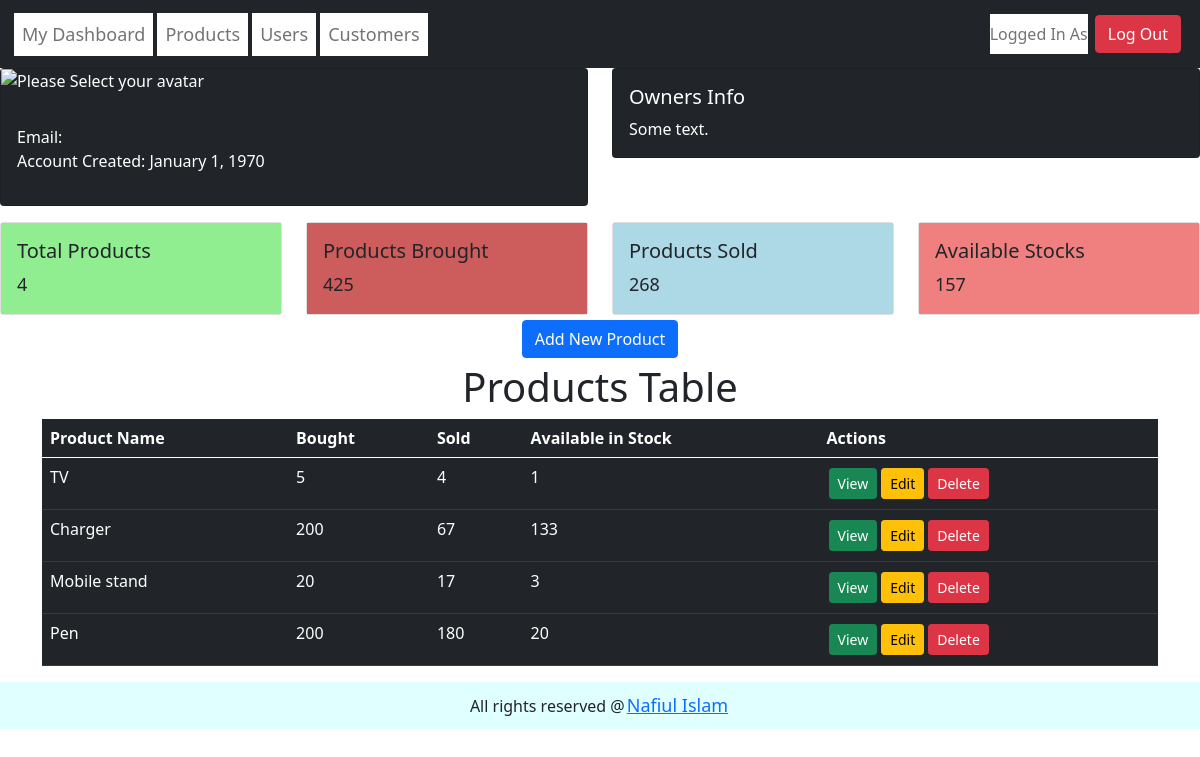
/products.php, run on the app's committed database.
### tables this page shows
CREATE TABLE `product` (
  `id` int(11) NOT NULL,
  `name` varchar(100) NOT NULL,
  `bought` int(11) NOT NULL DEFAULT 0,
  `sold` int(11) NOT NULL DEFAULT 0,
  `image` varchar(300) NOT NULL,
  `created` datetime DEFAULT NULL,
  `updated` datetime NOT NULL DEFAULT current_timestamp()
);

### products.php (the view, shortened to what this page needs)
<?php
    include ('navigation.php');
    $conn = connect();
    $id= $_SESSION['userid'];
    $sq= "SELECT * FROM user_info WHERE id='$id'";
    $thisUser= mysqli_fetch_assoc($conn->query($sq));
    $sql= "SELECT * FROM product";
    $prod=$conn->query($sql);
    $sql= "SELECT COUNT(*) as products FROM product";
    $total_products= mysqli_fetch_assoc($conn->query($sql));
    $sql= "SELECT SUM(bought) as total_bought FROM product";
    $total_bought= mysqli_fetch_assoc($conn->query($sql));
    $sql= "SELECT SUM(sold) as total_sold FROM product";
    $total_sold= mysqli_fetch_assoc($conn->query($sql));
    $stock_available= $total_bought['total_bought']-$total_sold['total_sold'];
?>
<!doctype html>
<html lang="en">
  <head>
    <link href="https://cdn.jsdelivr.net/npm/bootstrap@5.0.0-beta1/dist/css/bootstrap.min.css" rel="stylesheet">
  </head>
  <body>
  <div class="row row-cols-1 row-cols-md-2 g-4">
  <div class="col">
    <div class="card text-white bg-dark mb-3">
    <img src="<?php echo $thisUser['avatar']; ?>" class="img-circle" alt="Please Select your avatar">
      <div class="card-body">
        <p><h4><?php echo $thisUser['name'];  ?></h4>
        Email: <?php echo $thisUser['email']; ?><br>
        Account Created: <?php echo date('F j, Y', strtotime($thisUser['created'])); ?></p>
        </div>
    </div>
  </div>
  <div class="col">
    <div class="card text-white bg-dark mb-3">
      <div class="card-body">
        <h5 class="card-title">Owners Info</h5>
        <p class="card-text">Some text.</p>
      </div>
    </div>
  </div>
</div>
  <div class="row row-cols-1 row-cols-md-4 g-4">
  <div class="col">
    <div class="card h-100">
      <div style="background-color: lightgreen;font-size:large;" class="card-body">
        <h5 class="card-title">Total Products</h5>
        <p class="card-text"><?php echo $total_products['products'] ?></p>
      </div>
    </div>
  </div>
  <div class="col">
    <div class="card h-100">
      <div style="background-color: indianred;font-size:large;" class="card-body">
        <h5 class="card-title">Products Brought</h5>
        <p class="card-text"><?php echo $total_bought['total_bought'] ?></p>
      </div>
    </div>
  </div>
  <div class="col">
    <div class="card h-100">
      <div style="background-color: lightblue;font-size:large;" class="card-body">
        <h5 class="card-title">Products Sold</h5>
        <p class="card-text"><?php echo $total_sold['total_sold'] ?></p>
      </div>
    </div>
  </div>
  <div class="col">
    <div class="card h-100">
      <div style="background-color: lightcoral;font-size:large;" class="card-body">
        <h5 class="card-title">Available Stocks</h5>
        <p class="card-text"><?php echo $stock_available ?></p>
      </div>
    </div>
  </div>
</div>
<div class="text-center">
<button style="margin: 5px;" type="button" class="btn btn-primary" data-bs-toggle="modal" data-bs-target="#exampleModal">
  Add New Product
</button>
</div>
<div class="container">
<table class="table table-dark table-hover">
<h1 style="text-align: center;">Products Table</h1>
  <thead>
    <tr>
      <th scope="col">Product Name</th>
      <th scope="col">Bought</th>
      <th scope="col">Sold</th>
      <th scope="col">Available in Stock</th>
      <th scope="col">Actions</th>
    </tr>
  </thead>
  <tbody>
  <?php
  if(mysqli_num_rows($prod)>0){
        while($row= mysqli_fetch_assoc($prod)){
          $stock=$row['bought']-$row['sold'];
          echo "<tr>";
          echo "<td>".$row['name']."</td>";
          echo "<td>".$row['bought']."</td>";
          echo "<td>".$row['sold']."</td>";
          echo "<td>".$stock."</td>";
          echo "<td><a href='viewProduct.php?id=".$row['id']."' class='btn btn-success btn-sm'>".
                "View</a>";
          echo "<a href='editProduct.php?id=".$row['id']."' class='btn btn-warning btn-sm'>".
                "Edit</span> </a>";
          echo "<a href='deleteProduct.php?id=".$row['id']."' class='btn btn-danger btn-sm'>".
                "Delete </a></td>";
          echo "</tr>";
      }
  }
  ?>
  </tbody>
</table>
</div>
<?php
    include ('footer.php');
?>
  </body>
</html>

### css/nav.css (style rules this page uses)
a { background-color: white; margin: 2px; font-size: large; }

### data on the page
product: name "TV", bought "5", sold "4", stock "1"
product: name "Charger", bought "200", sold "67", stock "133"
product: name "Mobile stand", bought "20", sold "17", stock "3"
product: name "Pen", bought "200", sold "180", stock "20"

### other printed values
date('F j, Y', strtotime($thisUser['created'])) "January 1, 1970"
$total_products['products'] "4"
$total_bought['total_bought'] "425"
$total_sold['total_sold'] "268"
$stock_available "157"
